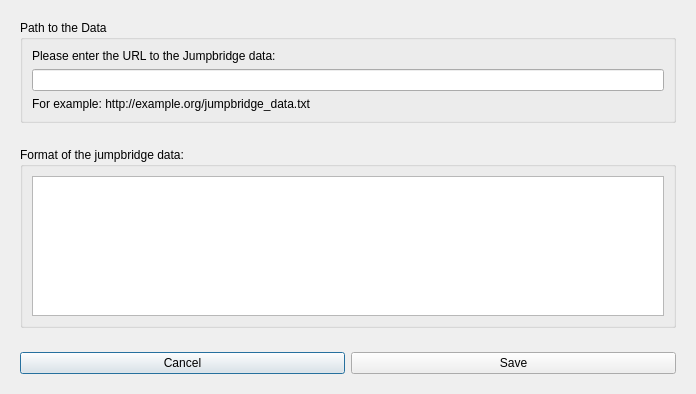
<?xml version="1.0" encoding="UTF-8"?>
<ui version="4.0">
 <class>Dialog</class>
 <widget class="QDialog" name="Dialog">
  <property name="geometry">
   <rect>
    <x>0</x>
    <y>0</y>
    <width>696</width>
    <height>394</height>
   </rect>
  </property>
  <property name="windowTitle">
   <string>Jumpbridge Data</string>
  </property>
  <layout class="QGridLayout" name="gridLayout">
   <item row="0" column="0">
    <layout class="QVBoxLayout" name="verticalLayout">
     <item>
      <widget class="QWidget" name="widget" native="true">
       <layout class="QGridLayout" name="gridLayout_2">
        <item row="0" column="0">
         <widget class="QGroupBox" name="groupBox">
          <property name="title">
           <string>Path to the Data</string>
          </property>
          <layout class="QGridLayout" name="gridLayout_3">
           <item row="1" column="0">
            <widget class="QLabel" name="label2">
             <property name="text">
              <string>For example: http://example.org/jumpbridge_data.txt</string>
             </property>
            </widget>
           </item>
           <item row="0" column="0">
            <layout class="QVBoxLayout" name="verticalLayout_2">
             <item>
              <widget class="QLabel" name="label">
               <property name="text">
                <string>Please enter the URL to the Jumpbridge data:</string>
               </property>
              </widget>
             </item>
             <item>
              <widget class="QLineEdit" name="urlField"/>
             </item>
            </layout>
           </item>
          </layout>
         </widget>
        </item>
       </layout>
      </widget>
     </item>
     <item>
      <widget class="QWidget" name="widget2" native="true">
       <layout class="QGridLayout" name="gridLayout_4">
        <item row="0" column="0">
         <widget class="QGroupBox" name="groupBox2">
          <property name="title">
           <string>Format of the jumpbridge data:</string>
          </property>
          <layout class="QGridLayout" name="gridLayout_5">
           <item row="0" column="0">
            <widget class="QPlainTextEdit" name="formatInfoField">
             <property name="lineWrapMode">
              <enum>QPlainTextEdit::NoWrap</enum>
             </property>
             <property name="readOnly">
              <bool>true</bool>
             </property>
            </widget>
           </item>
          </layout>
         </widget>
        </item>
       </layout>
      </widget>
     </item>
    </layout>
   </item>
   <item row="1" column="0">
    <widget class="QWidget" name="widget3" native="true">
     <layout class="QHBoxLayout" name="horizontalLayout_4">
      <item>
       <widget class="QPushButton" name="cancelButton">
        <property name="text">
         <string>Cancel</string>
        </property>
       </widget>
      </item>
      <item>
       <widget class="QPushButton" name="saveButton">
        <property name="text">
         <string>Save</string>
        </property>
       </widget>
      </item>
     </layout>
    </widget>
   </item>
  </layout>
 </widget>
 <resources/>
 <connections/>
</ui>
